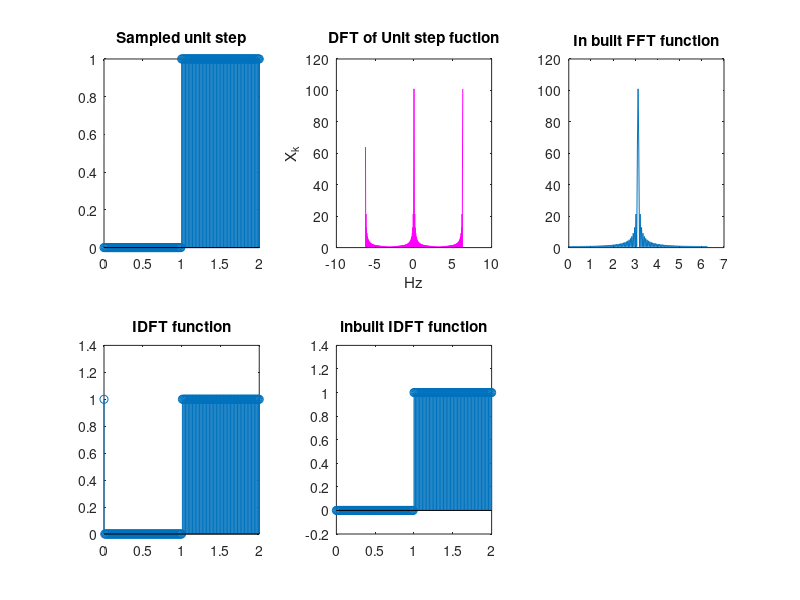

The MATLAB script that drew this image:
% generating a square impluse
fs = 100.0; % frequency of samping 
T = 1.0;
    
t = (0:(T/fs):2); % the range of time values

N = length(t); % lenght of the sampled input 
x = zeros(size(t));

% smapling the unit step funcion
for k = 1:N
    
    if t(k) >= 1 && t(k)<=2
        x(k) = 1;
    end
end



subplot(2,3,1);

stem(t,x)
% plot(t,x, LineWidth=1);
title("Sampled unit step")


N = length(x); %number of samples
X = 0;

k = -(N-1):(N);
%DTFT
for m = 0:(2*N-1)
    
    X(m+1) = 0;
    for c = 1:length(x)
        
%         
       X(m+1) = X(m+1) + x(c)*exp((-1i*c*k(m+1)*2*pi)/N);
       
    end
    
    if k(m+1) <= 0.001 && k(m+1)>=0 
        disp(abs(X))
    end
end
k = -(N-1):(N);
% IDFT of X
x_idft = zeros(1, N);
for n = 0 : (N-1)
    for c = 1:2*length(x) 
     
        x_idft(n+1) = x_idft(n+1) + X(c) * exp(1i * 2 * pi * n * k(c) / N) ;
    end
    x_idft(n+1) = x_idft(n+1) /(2*N)
end
magx = abs(X);
hold on;

subplot(2,3,2);
plot (2*pi*k/N,magx, "Color",'m');
% plot(t,x, LineWidth=1);
title("DFT of Unit step fuction")
xlabel("Hz")
ylabel("X_k")

y = fft(x);

subplot(2,3,3);
a = 0:N-1;

plot (2*pi*a/N,abs(fftshift(y)));
title("In built FFT function")




subplot(2,3,4);
stem( t, abs(x_idft))
title("IDFT function")


z = ifft(y);
subplot(2,3,5);
stem(t, z);
title("inbuilt IDFT function");

